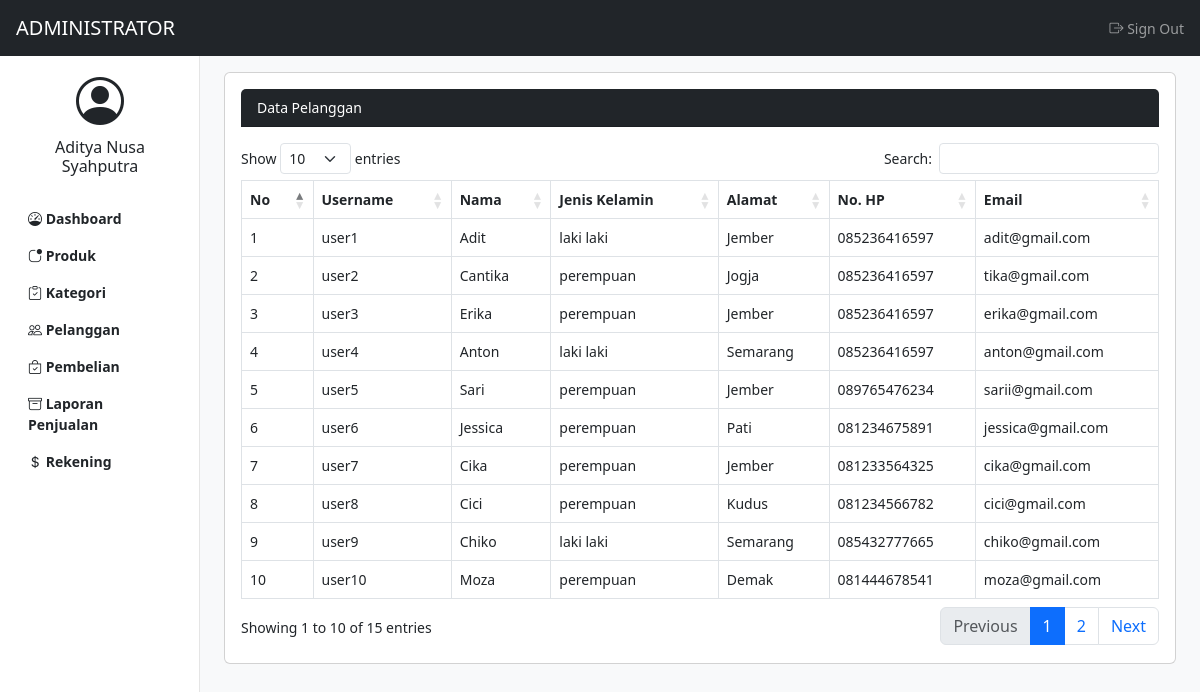
The page /admin/pelanggan.php (signed in) on the database its author committed.
### tables this page shows
CREATE TABLE `pelanggan` (
  `id_pelanggan` int(11) NOT NULL,
  `username_pelanggan` varchar(100) NOT NULL,
  `password_pelanggan` varchar(100) NOT NULL,
  `nama_pelanggan` varchar(100) NOT NULL,
  `jk_pelanggan` enum('laki laki','perempuan') NOT NULL,
  `alamat_pelanggan` text NOT NULL,
  `hp_pelanggan` varchar(15) NOT NULL,
  `email_pelanggan` varchar(50) NOT NULL
);

### admin/pelanggan.php (the view)
<?php
include "header.php";
$pelanggan = array();
$ambil_pelanggan = $koneksi -> query("SELECT * FROM pelanggan");
while ($tiap_pelanggan = $ambil_pelanggan -> fetch_assoc())
{
	$pelanggan [] = $tiap_pelanggan;
}
 ?>
<div class="card-header bg-dark text-white mb-3">Data Pelanggan</div>
<div class="table-responsive">
	<table class="table table-bordered table-hover" id="thetable">
		<thead>
			<tr>
				<th>No</th>
				<th>Username</th>
				<th>Nama</th>
				<th>Jenis Kelamin</th>
				<th>Alamat</th>
				<th>No. HP</th>
				<th>Email</th>
			</tr>
		</thead>
		<tbody>
			<?php foreach ($pelanggan as $key => $value): ?>
				<tr>
				<td><?php echo $key+1; ?></td>
				<td><?php echo $value["username_pelanggan"]; ?></td>
				<td><?php echo $value["nama_pelanggan"]; ?></td>
				<td><?php echo $value["jk_pelanggan"]; ?></td>
				<td><?php echo $value["alamat_pelanggan"]; ?></td>
				<td><?php echo $value["hp_pelanggan"]; ?></td>
				<td><?php echo $value["email_pelanggan"]; ?></td>
			</tr>
			<?php endforeach ?>
		</tbody>
	</table>
</div>
 <?php
include "footer.php";
 ?>

### admin/header.php (shortened to what this page needs)
<?php
include "../koneksi.php";
$id_admin = $_SESSION["admin"] ["id_admin"];
$ambil_admin = $koneksi -> query("SELECT * FROM admin WHERE id_admin = '$id_admin'");
$admin = $ambil_admin -> fetch_assoc();
?>
<!DOCTYPE html>
<html>
<head>
	<link rel="stylesheet" type="text/css" href="../assets/css/bootstrap.css">
	<link rel="stylesheet" type="text/css" href="https://cdn.jsdelivr.net/npm/bootstrap-icons@1.5.0/font/bootstrap-icons.css">
	<link rel="stylesheet" type="text/css" href="../assets/css/dashboard.css">
	<link rel="stylesheet" type="text/css" href="../assets/css/dataTables.bootstrap5.min.css">
</head>
<body>
	<header class="navbar navbar-dark bg-dark sticky-top">
		<a class="navbar-brand px-3" href="index.php">ADMINISTRATOR</a>
		<div class="navbar-nav">
			<div class="nav-item">
				<a class="nav-link px-3" href="logout.php" onclick="return confirm('Apakah anda yakin ingin keluar?')">
					<i class="bi bi-box-arrow-right"></i>
					Sign Out
				</a>
			</div>
		</div>
	</header>
	<div class="container-fluid">
		<div class="row">
			<nav id="sidebar" class="col-md-3 col-lg-2 bg-white position-fixed start-0 top-0 bottom-0 py-5 collapse d-md-block sidebar">
				<a href="profil_admin.php" class="text-decoration-none">
					<div class="container text-center pt-4">
						<span class="bi bi-person-circle display-5 text-dark"></span>
						<h6 class="pt-2 text-dark"><?php echo $admin["nama_admin"]; ?></h6>
					</div>
				</a>
				<div class="pt-3">
					<ul class="nav flex-column">
						<li class="nav-item">
							<a href="index.php" class="nav-link text-dark fw-bold"><span class="bi bi-speedometer"></span> Dashboard</a>
						</li>
						<li class="nav-item">
							<a href="produk.php" class="nav-link text-dark fw-bold"><span class="bi bi-app-indicator"></span> Produk</a>
						</li>
						<li class="nav-item">
							<a href="kategori.php" class="nav-link text-dark fw-bold"><span class="bi bi-clipboard-check"></span> Kategori</a>
						</li>
						<li class="nav-item">
							<a href="pelanggan.php" class="nav-link text-dark fw-bold"><span class="bi bi-people"></span> Pelanggan</a>
						</li>
						<li class="nav-item">
							<a href="pembelian.php" class="nav-link text-dark fw-bold"><span class="bi bi-bag-check"></span> Pembelian</a>
						</li>
						<li class="nav-item">
							<a href="laporan_penjualan.php" class="nav-link text-dark fw-bold"><span class="bi bi-archive"></span> Laporan Penjualan</a>
						</li>
						<li class="nav-item">
							<a href="rekening.php" class="nav-link text-dark fw-bold"><span class="bi bi-currency-dollar"></span> Rekening</a>
						</li>
					</ul>
				</div>
			</nav>
		</div>
	</div>
	<main class="col-lg-10 col-md-9 ms-sm-auto px-sm-4 py-3 vh-100 bg-light">
		<div class="card">
			<div class="card-body">

### assets/css/dashboard.css (style rules this page uses)
body { font-size: 0.875rem; }
.sidebar { z-index: 100; box-shadow: inset -1px 0 0 0 rgba(0, 0, 0, 0.1); }

### rows shown on the page
pelanggan: username_pelanggan "user1", nama_pelanggan "Adit", jk_pelanggan "laki laki", alamat_pelanggan "Jember", hp_pelanggan "085236416597", email_pelanggan "adit@gmail.com"
pelanggan: username_pelanggan "user2", nama_pelanggan "Cantika", jk_pelanggan "perempuan", alamat_pelanggan "Jogja", hp_pelanggan "085236416597", email_pelanggan "tika@gmail.com"
pelanggan: username_pelanggan "user3", nama_pelanggan "Erika", jk_pelanggan "perempuan", alamat_pelanggan "Jember", hp_pelanggan "085236416597", email_pelanggan "erika@gmail.com"
pelanggan: username_pelanggan "user4", nama_pelanggan "Anton", jk_pelanggan "laki laki", alamat_pelanggan "Semarang", hp_pelanggan "085236416597", email_pelanggan "anton@gmail.com"
pelanggan: username_pelanggan "user5", nama_pelanggan "Sari", jk_pelanggan "perempuan", alamat_pelanggan "Jember", hp_pelanggan "089765476234", email_pelanggan "sarii@gmail.com"
pelanggan: username_pelanggan "user6", nama_pelanggan "Jessica", jk_pelanggan "perempuan", alamat_pelanggan "Pati", hp_pelanggan "081234675891", email_pelanggan "jessica@gmail.com"
pelanggan: username_pelanggan "user7", nama_pelanggan "Cika", jk_pelanggan "perempuan", alamat_pelanggan "Jember", hp_pelanggan "081233564325", email_pelanggan "cika@gmail.com"
pelanggan: username_pelanggan "user8", nama_pelanggan "Cici", jk_pelanggan "perempuan", alamat_pelanggan "Kudus", hp_pelanggan "081234566782", email_pelanggan "cici@gmail.com"
pelanggan: username_pelanggan "user9", nama_pelanggan "Chiko", jk_pelanggan "laki laki", alamat_pelanggan "Semarang", hp_pelanggan "085432777665", email_pelanggan "chiko@gmail.com"
pelanggan: username_pelanggan "user10", nama_pelanggan "Moza", jk_pelanggan "perempuan", alamat_pelanggan "Demak", hp_pelanggan "081444678541", email_pelanggan "moza@gmail.com"

### other values the page prints
$admin["nama_admin"] "Aditya Nusa Syahputra"
